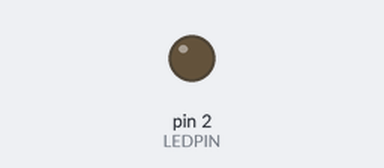
Recording of a sketch running on a simulated Arduino Uno, built with avr-gcc and run on an emulated ATmega328P. On the bench: output pins drawn as LEDs (lit = HIGH).

Above: at 2.0 s.
At 6.2 s:
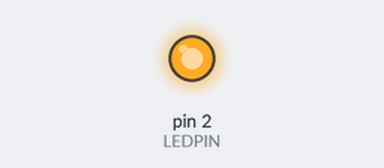
Timing chart, 0 to 10.9 s (numbered marks = the images above):
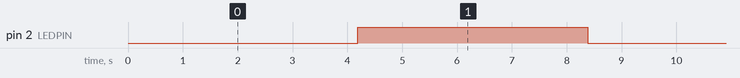

Measured:
- by itself, pin 2 (LEDPIN): alternates HIGH for 4.2 s and LOW for 4.2 s

The sketch:

AVRAndArduinoTimerInterrupts.ino
```cpp
//From: http://www.engblaze.com/microcontroller-tutorial-avr-and-arduino-timer-interrupts/

//avr-libc library includes
#include <avr/io.h>
#include <avr/interrupt.h>

#define LEDPIN 2

void setup()
{
	pinMode(LEDPIN, OUTPUT);

	//Initialize Timer1
	cli(); //Disable global interrupts
	TCCR1A = 0; //Set entire TCCR1A register to 0
	TCCR1B = 0; //Same for TCCR1B register

	//Enable Timer1 overflow interrupt
	TIMSK1 = (1 << TOIE1);
	//Set CS10 bit so timer runs at clock speed
	TCCR1B |= (1 << CS10);

	//Increase timer resolution
	TCCR1B |= (1 << CS10);
	TCCR1B |= (1 << CS12);

	//Enable global interrupts
	sei();
}

ISR(TIMER1_OVF_vect)
{
	digitalWrite(LEDPIN, !digitalRead(LEDPIN));
}

void loop()
{

}
```
